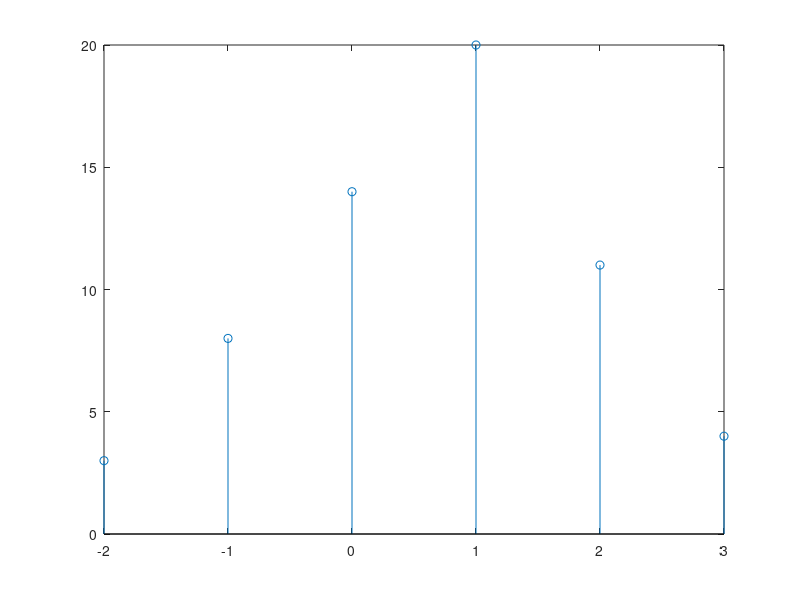

Write MATLAB code to recreate this figure.
clc;
clear all;
close all;

x=[1 2 3 4]
y = [1 2 3]
yFlip = fliplr(y);

len = length(x);
z = [];

for k = 1:len
    row = yFlip.*x(k);
    z = [z;row];
end

[r, c] =size(z);

answ = zeros(1,r+c-1);


for i= 1:r
    for j = 1:c
        answ(i+j-1) = answ(i+j-1)+z(i,j)
    end
end

w = length(answ)

n = - (length(y)-1) : (length(x)-1);
stem(n, answ);

disp(answ);



